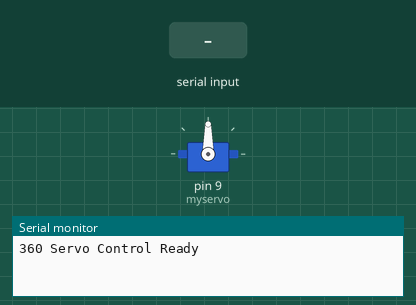
Bench run of a sketch on a simulated Arduino Uno, built with avr-gcc and run on an emulated ATmega328P. On the bench: servo, the last lines printed to the serial monitor. The inputs (shaded band) are chosen by the test bench.

Above: at 1.2 s.
1.3 s: "U" received over Serial
At 2.6 s:
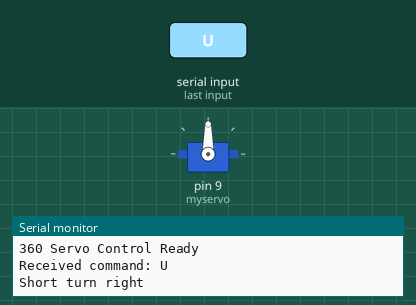
2.9 s: "S" received over Serial
At 3.8 s:
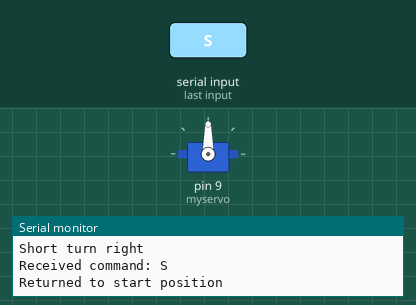
Timing chart, 0 to 5.9 s (numbered marks = the images above; inputs shaded):
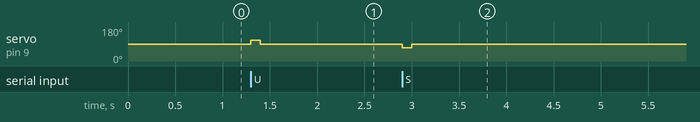

The sketch:

servo_basic_sketch.ino
```cpp
#include <Servo.h>

Servo myservo;  // create servo object to control a servo
const int STOP_SPEED = 90;    // Value to stop the servo (usually 90)
const int SPEED = 20;         // Speed value to rotate (adjust as needed)
const int RIGHT_SPEED = STOP_SPEED + SPEED;  // Speed for right rotation
const int LEFT_SPEED = STOP_SPEED - SPEED;   // Speed for left rotation
const int MOVE_TIME = 100;    // Time in milliseconds for each movement (adjust as needed)

// Keep track of total rotation to return to start position
int totalRotation = 0;  // Positive for right turns, negative for left turns

void setup() {
  Serial.begin(115200);       // initialize serial communication at 115200 baud
  myservo.attach(9);         // attaches the servo on pin 9 to the servo object
  myservo.write(STOP_SPEED); // Initially stop the servo
  Serial.println("360 Servo Control Ready");
}

void loop() {
  while (Serial.available() > 0) {  // check if data is available to read
    char command = Serial.read(); // read the incoming byte

    // Print received command for debugging
    Serial.print("Received command: ");
    Serial.println(command);

    switch (command) {
      case 'S':
        // whatever
        break;

      case 'I':
      case 'M':
      case 'R':
        char direction = Serial.read(); // read the incoming byte

    }

    switch(command) {
      // ! Missing support for Left and Right ('L', 'R')
      // ! Missing support for stiffness value (integer)

      case 'U':  // short turn right
        myservo.write(RIGHT_SPEED);
        delay(MOVE_TIME);
        myservo.write(STOP_SPEED);
        totalRotation += 1;  // Keep track of right turn
        Serial.println("Short turn right");
        break;

      case 'D':  // short turn left
        myservo.write(LEFT_SPEED);
        delay(MOVE_TIME);
        myservo.write(STOP_SPEED);
        totalRotation -= 1;  // Keep track of left turn
        Serial.println("Short turn left");
        break;

      case 'S':  // return to original position
        if (totalRotation > 0) {
          // Need to turn left to return to start
          myservo.write(LEFT_SPEED);
          delay(MOVE_TIME * totalRotation);
          myservo.write(STOP_SPEED);
        } else if (totalRotation < 0) {
          // Need to turn right to return to start
          myservo.write(RIGHT_SPEED);
          delay(MOVE_TIME * -totalRotation);
          myservo.write(STOP_SPEED);
        }
        totalRotation = 0;  // Reset rotation counter
        Serial.println("Returned to start position");
        break;

      default:
        // Ignore any other characters
        myservo.write(STOP_SPEED);
        break;
    }
  }

  // ? Do we clear the buffer?
  // // Clear any remaining characters in the buffer
  // while(Serial.available() > 0) {
  //   Serial.read();
  // }
}
```

Measured:
- after the input at 1.3 s, servo on pin 9 (myservo): 90° → 110° at once, → 90° 0.10 s later
- after the input at 2.9 s, servo on pin 9 (myservo): 90° → 70° at once, → 90° 0.10 s later
